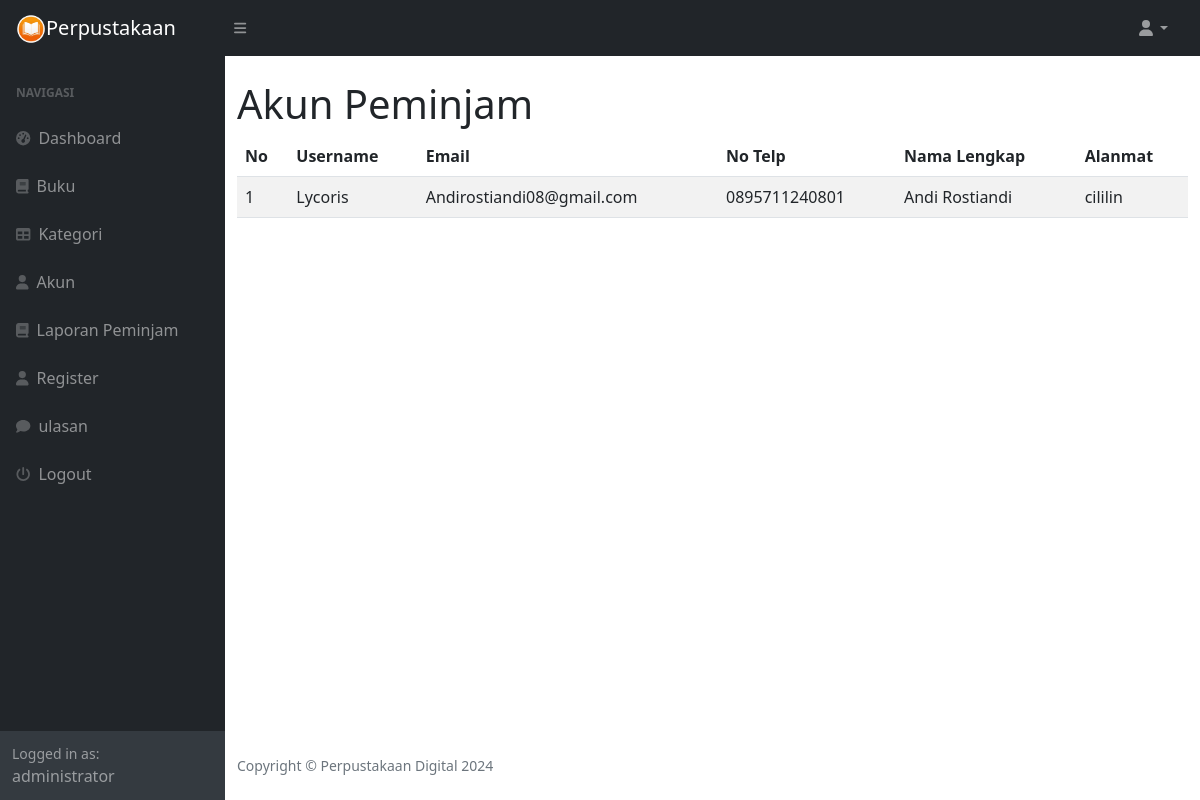
Screenshot of /index.php?page=akun (signed in) with the database file from the repository.
### tables this page shows
CREATE TABLE `t_user` (
  `id_user` int(11) NOT NULL,
  `username` varchar(255) DEFAULT NULL,
  `password` varchar(255) DEFAULT NULL,
  `email` varchar(255) DEFAULT NULL,
  `telp` varchar(14) DEFAULT NULL,
  `nama_lengkap` varchar(150) DEFAULT NULL,
  `alamat` text DEFAULT NULL,
  `level` enum('admin','petugas','anggota','') DEFAULT NULL
);

### akun.php (the view)
<h1 class="mt-4">Akun Peminjam</h1>
    <div class="row">
        <div class="col-md-12">
        <table id="datatablesSimple" class="table table-striped" style="width:100%">
        <thead>
                <tr>
                    <th>No</th>
                    <th>Username</th>
                    <th>Email</th>
                    <th>No Telp</th>
                    <th>Nama Lengkap</th>
                    <th>Alanmat</th>
                </tr>
        </thead>
                <?php
                        $no =1 ;
                        $query = mysqli_query($koneksi,"SELECT * FROM t_user WHERE level='anggota'");
                        while($data = mysqli_fetch_array($query)){
                    ?>
                <tr>
                    <td><?php echo $no++; ?></td>
                    <td><?php echo $data['username'];?></td>
                    <td><?php echo $data['email'];?></td>
                    <td><?php echo $data['telp'];?></td>
                    <td><?php echo $data['nama_lengkap'];?></td>
                    <td><?php echo $data['alamat'];?></td>
                </tr>
                <?php
                        }
                ?>
            </table>
        </div>
    </div>

### rows the page displays
t_user: username "Lycoris", email "Andirostiandi08@gmail.com", telp "0895711240801", nama_lengkap "Andi Rostiandi", alamat "cililin"

### other values shown
$_SESSION['user']['nama_lengkap'] "administrator"
